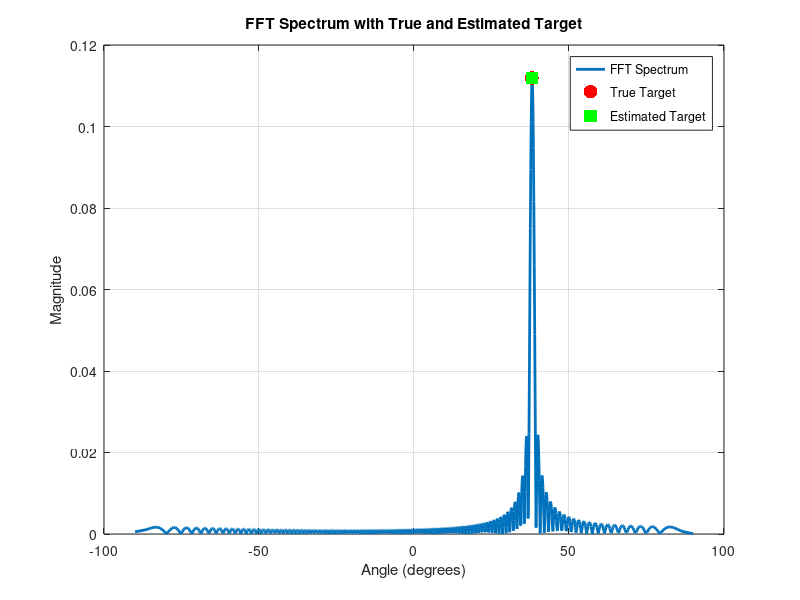
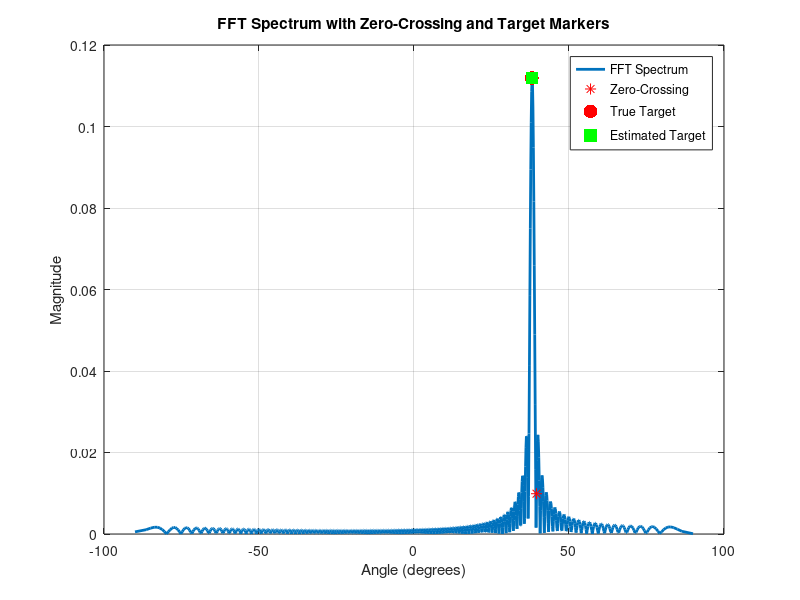
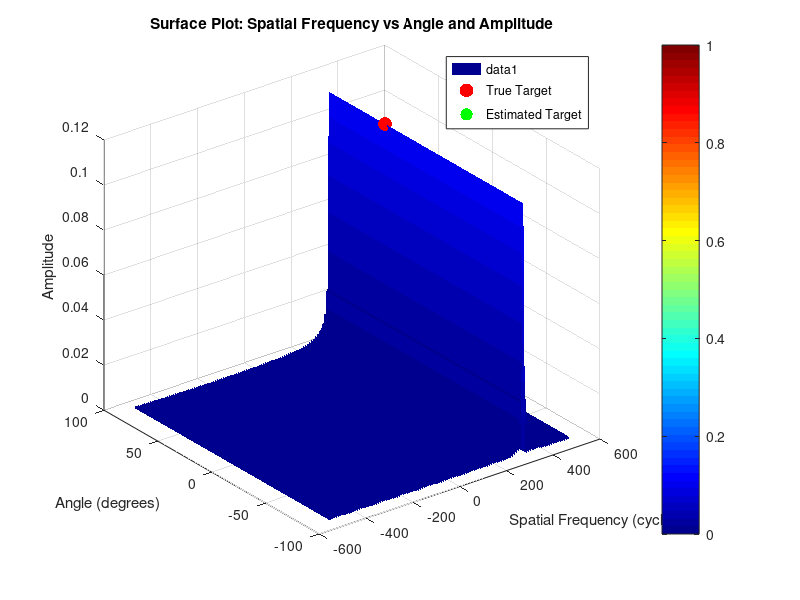

Reproduce these figures in MATLAB, in order.
clear;
clc;
close all;

f0 = 77e9;
c = 3e8;
lambda = c / f0; 
theta_true = 38 * pi / 180; % True angular position in radians

dx = lambda / 4; % Spacing between antennas
delta_theta = 2 * pi / 180;
L = lambda / delta_theta;
N = floor(L / dx + 1); % Number of antennas in the array
n = -N/2:N/2-1; 
n_space = n * dx;

fs = 4 * f0;
Nfft = 2^10;
f_axis = linspace(-1/(2*dx), 1/(2*dx), Nfft);
dt = 1 / fs;

fx = 2 * sin(theta_true) / lambda; % Spatial frequency due to target angle
sR_demod = exp(1j * 2 * pi * fx * dx * n);

% FFT for Direction of Arrival (DoA) Estimation
S_R = fftshift(fft(sR_demod, Nfft)) * dx;
[peak, idx_f_peak] = max(abs(S_R)); % Find FFT peak and its index
f_peak = f_axis(idx_f_peak);

% Verify spatial frequency range
if abs(f_peak) > 2 / lambda
    error('Spatial frequency exceeds unambiguous range. Check antenna spacing or target angle.');
end

% Map spatial frequencies to angles
theta_estimate = asin((lambda * f_peak) / 2);
angles = asin(f_axis * lambda / 2);
angles_deg = rad2deg(angles);

threshold = 0.005;
idx_min_peak = find(abs(S_R(idx_f_peak:end)) < threshold, 1); % First zero index after peak
delta_fx = abs(f_axis(idx_f_peak) - f_axis(idx_f_peak + idx_min_peak)); % Spatial frequency resolution
Estimated_Resolution = (delta_fx * lambda / 2) * (180 / pi); % Angular resolution in degrees

fprintf('True Angle (degrees): %.2f\n', rad2deg(theta_true));
fprintf('Estimated Angle (degrees): %.2f\n', rad2deg(theta_estimate));
%fprintf('Spatial Frequency (Delta f_x): %.4e cycles/m\n', delta_fx);
%fprintf('True Spatial Frequency (f_x): %.4e cycles/m\n', fx);
fprintf('Spatial Frequency Resolution (degrees): %.2f\n', Estimated_Resolution);

% Visualization: FFT Spectrum with True and Estimated Targets
figure();
plot(angles_deg, abs(S_R), 'LineWidth', 2, 'DisplayName', 'FFT Spectrum');
hold on;
scatter(rad2deg(theta_true), peak, 100, 'r', 'filled', 'DisplayName', 'True Target'); % True target with circle
scatter(rad2deg(theta_estimate), peak, 80, 'g', 'filled', 's', 'DisplayName', 'Estimated Target'); % Estimated target with square
xlabel('Angle (degrees)');
ylabel('Magnitude');
title('FFT Spectrum with True and Estimated Target');
legend('show');
grid on;

% Visualize Zero-Crossing for Angular Resolution
figure();
plot(angles_deg, abs(S_R), 'LineWidth', 2, 'DisplayName', 'FFT Spectrum');
hold on;
plot(angles_deg(idx_f_peak + idx_min_peak), abs(S_R(idx_f_peak + idx_min_peak)), 'r*', 'MarkerSize', 8, 'DisplayName', 'Zero-Crossing'); % Zero-crossing point
scatter(rad2deg(theta_true), peak, 100, 'r', 'filled', 'DisplayName', 'True Target');
scatter(rad2deg(theta_estimate), peak, 80, 'g', 'filled', 's', 'DisplayName', 'Estimated Target');
grid on;
xlabel('Angle (degrees)');
ylabel('Magnitude');
title('FFT Spectrum with Zero-Crossing and Target Markers');
legend('show');
hold off; 

% Visualization: Surface Plot
[theta_mesh, freq_mesh] = meshgrid(angles_deg, f_axis); % Create grid for angle and frequency
amplitude_mesh = repmat(abs(S_R), length(angles_deg), 1); % Repeat amplitude for mesh

figure();
surf(freq_mesh, theta_mesh, amplitude_mesh', 'EdgeColor', 'none');
hold on;

% Mark True and Estimated Target on Surface Plot
scatter3(fx, rad2deg(theta_true), peak, 100, 'r', 'filled', 'DisplayName', 'True Target'); % True target
scatter3(f_peak, rad2deg(theta_estimate), peak, 80, 'g', 'filled', 'DisplayName', 'Estimated Target'); % Estimated target

title('Surface Plot: Spatial Frequency vs Angle and Amplitude');
xlabel('Spatial Frequency (cycles/m)');
ylabel('Angle (degrees)');
zlabel('Amplitude');
colormap('jet'); % Use 'jet' for colormap
colorbar;
legend('show');
grid on;
